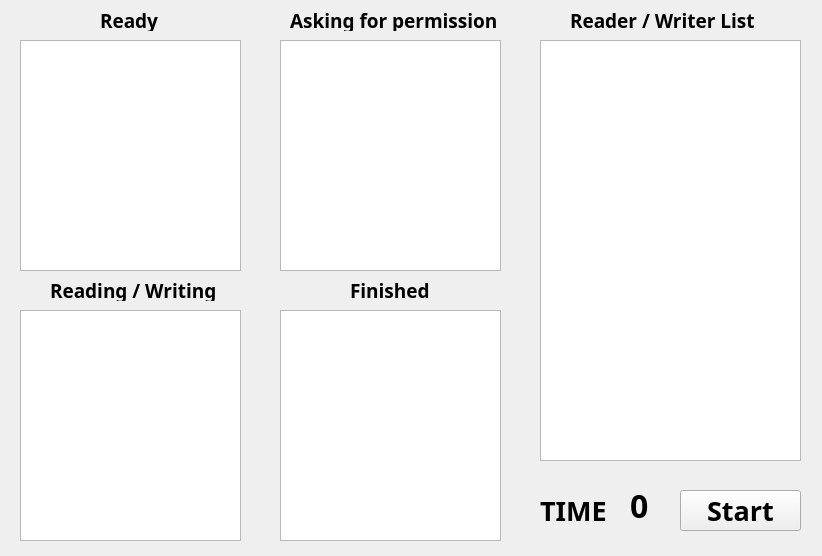
<?xml version="1.0" encoding="UTF-8"?>
<ui version="4.0">
 <class>Main_view</class>
 <widget class="QWidget" name="Main_view">
  <property name="geometry">
   <rect>
    <x>0</x>
    <y>0</y>
    <width>822</width>
    <height>556</height>
   </rect>
  </property>
  <property name="windowTitle">
   <string>Form</string>
  </property>
  <widget class="QLabel" name="label">
   <property name="geometry">
    <rect>
     <x>100</x>
     <y>10</y>
     <width>71</width>
     <height>21</height>
    </rect>
   </property>
   <property name="font">
    <font>
     <family>Aharoni</family>
     <pointsize>14</pointsize>
     <weight>75</weight>
     <bold>true</bold>
    </font>
   </property>
   <property name="text">
    <string>Ready</string>
   </property>
  </widget>
  <widget class="QTableView" name="ready_tableView">
   <property name="geometry">
    <rect>
     <x>20</x>
     <y>40</y>
     <width>221</width>
     <height>231</height>
    </rect>
   </property>
  </widget>
  <widget class="QTableView" name="ask_tableView">
   <property name="geometry">
    <rect>
     <x>280</x>
     <y>40</y>
     <width>221</width>
     <height>231</height>
    </rect>
   </property>
  </widget>
  <widget class="QTableView" name="using_tableView">
   <property name="geometry">
    <rect>
     <x>20</x>
     <y>310</y>
     <width>221</width>
     <height>231</height>
    </rect>
   </property>
  </widget>
  <widget class="QTableView" name="finished_tableView">
   <property name="geometry">
    <rect>
     <x>280</x>
     <y>310</y>
     <width>221</width>
     <height>231</height>
    </rect>
   </property>
  </widget>
  <widget class="QLabel" name="label_2">
   <property name="geometry">
    <rect>
     <x>290</x>
     <y>10</y>
     <width>221</width>
     <height>21</height>
    </rect>
   </property>
   <property name="font">
    <font>
     <family>Aharoni</family>
     <pointsize>14</pointsize>
     <weight>75</weight>
     <bold>true</bold>
    </font>
   </property>
   <property name="text">
    <string>Asking for permission</string>
   </property>
  </widget>
  <widget class="QLabel" name="label_3">
   <property name="geometry">
    <rect>
     <x>50</x>
     <y>280</y>
     <width>221</width>
     <height>21</height>
    </rect>
   </property>
   <property name="font">
    <font>
     <family>Aharoni</family>
     <pointsize>14</pointsize>
     <weight>75</weight>
     <bold>true</bold>
    </font>
   </property>
   <property name="text">
    <string>Reading / Writing</string>
   </property>
  </widget>
  <widget class="QLabel" name="label_4">
   <property name="geometry">
    <rect>
     <x>350</x>
     <y>280</y>
     <width>91</width>
     <height>21</height>
    </rect>
   </property>
   <property name="font">
    <font>
     <family>Aharoni</family>
     <pointsize>14</pointsize>
     <weight>75</weight>
     <bold>true</bold>
    </font>
   </property>
   <property name="text">
    <string>Finished</string>
   </property>
  </widget>
  <widget class="QLabel" name="label_5">
   <property name="geometry">
    <rect>
     <x>570</x>
     <y>10</y>
     <width>221</width>
     <height>21</height>
    </rect>
   </property>
   <property name="font">
    <font>
     <family>Aharoni</family>
     <pointsize>14</pointsize>
     <weight>75</weight>
     <bold>true</bold>
    </font>
   </property>
   <property name="text">
    <string>Reader / Writer List</string>
   </property>
  </widget>
  <widget class="QTableView" name="data_tableView">
   <property name="geometry">
    <rect>
     <x>540</x>
     <y>40</y>
     <width>261</width>
     <height>421</height>
    </rect>
   </property>
  </widget>
  <widget class="QPushButton" name="start_pushButton">
   <property name="geometry">
    <rect>
     <x>680</x>
     <y>490</y>
     <width>121</width>
     <height>41</height>
    </rect>
   </property>
   <property name="font">
    <font>
     <family>Aharoni</family>
     <pointsize>20</pointsize>
     <weight>75</weight>
     <bold>true</bold>
    </font>
   </property>
   <property name="text">
    <string>Start</string>
   </property>
  </widget>
  <widget class="QLabel" name="label_6">
   <property name="geometry">
    <rect>
     <x>540</x>
     <y>490</y>
     <width>71</width>
     <height>41</height>
    </rect>
   </property>
   <property name="font">
    <font>
     <family>Aharoni</family>
     <pointsize>20</pointsize>
     <weight>75</weight>
     <bold>true</bold>
    </font>
   </property>
   <property name="text">
    <string>TIME :</string>
   </property>
  </widget>
  <widget class="QLabel" name="time_label">
   <property name="geometry">
    <rect>
     <x>630</x>
     <y>490</y>
     <width>51</width>
     <height>31</height>
    </rect>
   </property>
   <property name="font">
    <font>
     <family>Aharoni</family>
     <pointsize>24</pointsize>
     <weight>75</weight>
     <bold>true</bold>
    </font>
   </property>
   <property name="text">
    <string>0</string>
   </property>
  </widget>
  <widget class="QLabel" name="error_label">
   <property name="geometry">
    <rect>
     <x>540</x>
     <y>469</y>
     <width>261</width>
     <height>16</height>
    </rect>
   </property>
   <property name="text">
    <string/>
   </property>
  </widget>
 </widget>
 <resources/>
 <connections/>
</ui>
